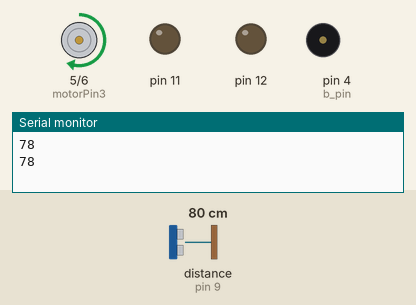
A sketch run on a simulated Arduino Uno, built with avr-gcc and run on an emulated ATmega328P. Parts: motor-driver pin pairs drawn as motors (green arrow = first pin HIGH = forward, orange = second pin HIGH = backward, longer = more drive, scaled by the enable pin), output pins drawn as LEDs (lit = HIGH), buzzer (waves = sounding), the last lines printed to the serial monitor. Wiring (inferred from the names in the program): ultrasonic range finder: trigger pin 8; echo pin 9. The test bench sets the inputs (shaded band); at power-on: distance to the obstacle (sensor on pin 9) 80 cm. The echo pulse lasts 58.3 µs per cm; pins used as bus, display or sensor lines are not drawn.

Above: at 1.6 s.
1.7 s: distance to the obstacle (sensor on pin 9) set to 2 cm
At 1.98 s:
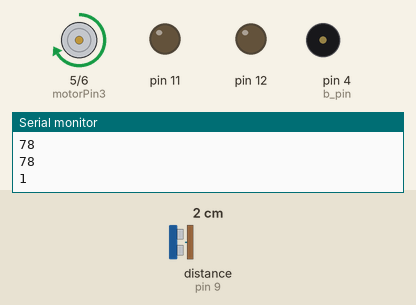
5.2 s: distance to the obstacle (sensor on pin 9) set to 120 cm
At 6.4 s:
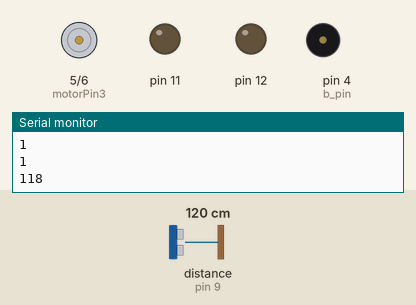
9.0 s: distance to the obstacle (sensor on pin 9) set to 4 cm
At 9.36 s:
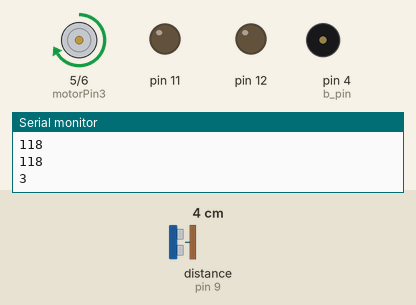
12.5 s: distance to the obstacle (sensor on pin 9) set to 103 cm
At 13.1 s:
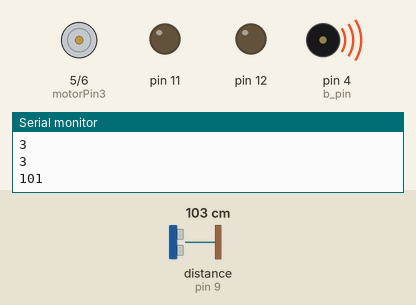
Timing chart, 0 to 17.3 s (numbered marks = the images above; inputs shaded):
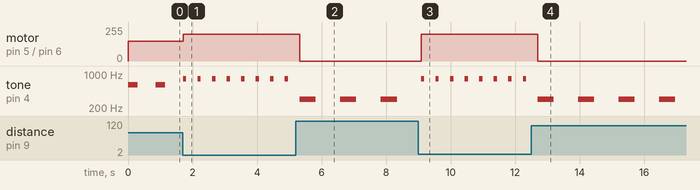

Measured:
- after the input at 1.7 s, motor on pin 5 (motorPin3) / pin 6 (motorPin4): forward 150/255 → forward 200/255 at once; tone on pin 4 (b_pin): alternates 800 Hz for 0.10 s and silent for 0.35 s, starting at once
- after the input at 5.2 s, motor on pin 5 (motorPin3) / pin 6 (motorPin4): forward 200/255 → stopped after 0.12 s; tone on pin 4 (b_pin): alternates 300 Hz for 0.50 s and silent for 0.76 s, starting after 0.12 s
- after the input at 9.0 s, motor on pin 5 (motorPin3) / pin 6 (motorPin4): stopped → forward 200/255 after 0.09 s; tone on pin 4 (b_pin): alternates 800 Hz for 0.10 s and silent for 0.35 s, starting after 0.09 s
- after the input at 12.5 s, motor on pin 5 (motorPin3) / pin 6 (motorPin4): forward 200/255 → stopped after 0.20 s; tone on pin 4 (b_pin): alternates 300 Hz for 0.50 s and silent for 0.76 s, starting after 0.20 s
- by itself, tone on pin 4 (b_pin): alternates 600 Hz for 0.30 s and silent for 0.56 s

The sketch:

FINAL_CODE_ENGR-2200.ino
```cpp
#include <NewTone.h>
/*Initializing pin*/
int echo = 9;
int trig = 8;
int b_pin = 4;
int motorPin3  = 5;
int motorPin4  = 6;
int enA = 3;

/*define variables*/
long duration;
int distance;

/*Initializing pin modes*/
void setup() {
  pinMode(trig, OUTPUT);
  pinMode(echo, INPUT);
  pinMode(12,OUTPUT);
  pinMode(11,OUTPUT);
  pinMode(b_pin,OUTPUT);
  pinMode(motorPin3, OUTPUT);
  pinMode(motorPin4, OUTPUT);
  Serial.begin(9600);
}

/*"danger" function signals buzzer pin at frequency of 800 for 100 micro-seconds
and then turn off the buzzer for 100 micro-seconds*/
void danger(){
  NewTone(b_pin, 800);
  delay(100);
  noNewTone(b_pin);
  delay(100);
}

/*"beware" function signals buzzer pin at frequency of 600 for 300 micro-seconds
and then turn off the buzzer for 300 micro-seconds*/
void beware(){
  NewTone(b_pin, 600);
  delay(300);
  noNewTone(b_pin);
  delay(300);
}

/*"careful" function signals buzzer pin at frequency of 500 for 300 micro-seconds
and then turn off the buzzer for 500 micro-seconds*/
void careful(){
  NewTone(b_pin, 300);
  delay(500);
  noNewTone(b_pin);
  delay(500);
}

/*"UltraSonic" function will active the trig pin to send out a sonic burst
 * and the echo pin will wait for an input of the sonic burst, we gives
 * the time of travel to an obstruction and back. We can then use the
 * formula: "distance = (time)(speed)" to find the distance between the user
 and a obstruction*/
int UltraSonic(){
  /*Clears the trigPin condition*/
  digitalWrite(trig, LOW);
  delay(0.002);

  /*Activate TRIGPIN for 10 microseconds*/
  digitalWrite(trig, HIGH);
  delay(0.01);
  digitalWrite(trig, LOW);

  /*Reads ECHOPIN, returns the time the waves travelled forward and back*/
  duration = pulseIn(echo, HIGH);

  /*We only want the time it takes to go forward so we can correspomd that
   * time with the distance
    it travells forward */
  distance = duration * 0.034 / 2;
  return distance;
}

/*"Motor_20_60" function sends a signal to motorPin3 and motorPin4 acts as GND
 * allowing the DC motor to rotate at default frequency of 500Hz
 * and at 180 duty cycle
 */
void motorClose(){
    analogWrite(enA, 200);
    digitalWrite(motorPin3, HIGH);
    digitalWrite(motorPin4, LOW);
}
/*"Motor_60_80" function sends a signal to motorPin3 and motorPin4 acts as GND
 * allowing the DC motor to rotate at default frequency of 500Hz
 * and at 120 duty cycle
 */
void motorFar(){
    analogWrite(enA, 150);
    digitalWrite(motorPin3, HIGH);
    digitalWrite(motorPin4, LOW);
}

/*"motorOFF" function sets both pins to low as they now they both act as GND*/
void motorOFF(){
  digitalWrite(motorPin3, LOW);
  digitalWrite(motorPin4, LOW);
}


/*This fucntion use the Volatge Divider circuit to then read values at pin A0, which is between 0 and 1023.Then calculating the
true value using the "true volatage" formula. */
float B_Life(){
  int sensorValue = analogRead(A0); //read the A0 pin value
  float voltage = sensorValue * (5.00 / 1023.00) * 2; //convert the value to a true voltage.
  return voltage;
}


/*The following code captures the distance from the "Ultrasonic" function which
is then used to activate different functions relative to the distance value*/
void loop() {
  int dist = UltraSonic();
  Serial.println(dist);
  motorOFF();

  /*The statement triggers if the variable "dist" outputs a value larger than
  60 but less than 80, which then calls function  "carful()*/
  if (dist > 100 && dist < 150 ){
    careful();
  }
  /*The statement triggers if the variable "dist" outputs a value larger than
  30 but less than 60, which then calls function "motorFar()" and "beware()*/
  if (dist > 50 && dist < 100 ){
    motorFar();
    beware();
  }

   /*The statement triggers if the variable "dist" outputs a value larger than
  0 but less than 30, which then calls function "motorClose()" and "danger()*/
  if (dist > 0 && dist < 50 ){
    motorClose();
    danger();
  }
  delay(250);
}
/*END*/
```
